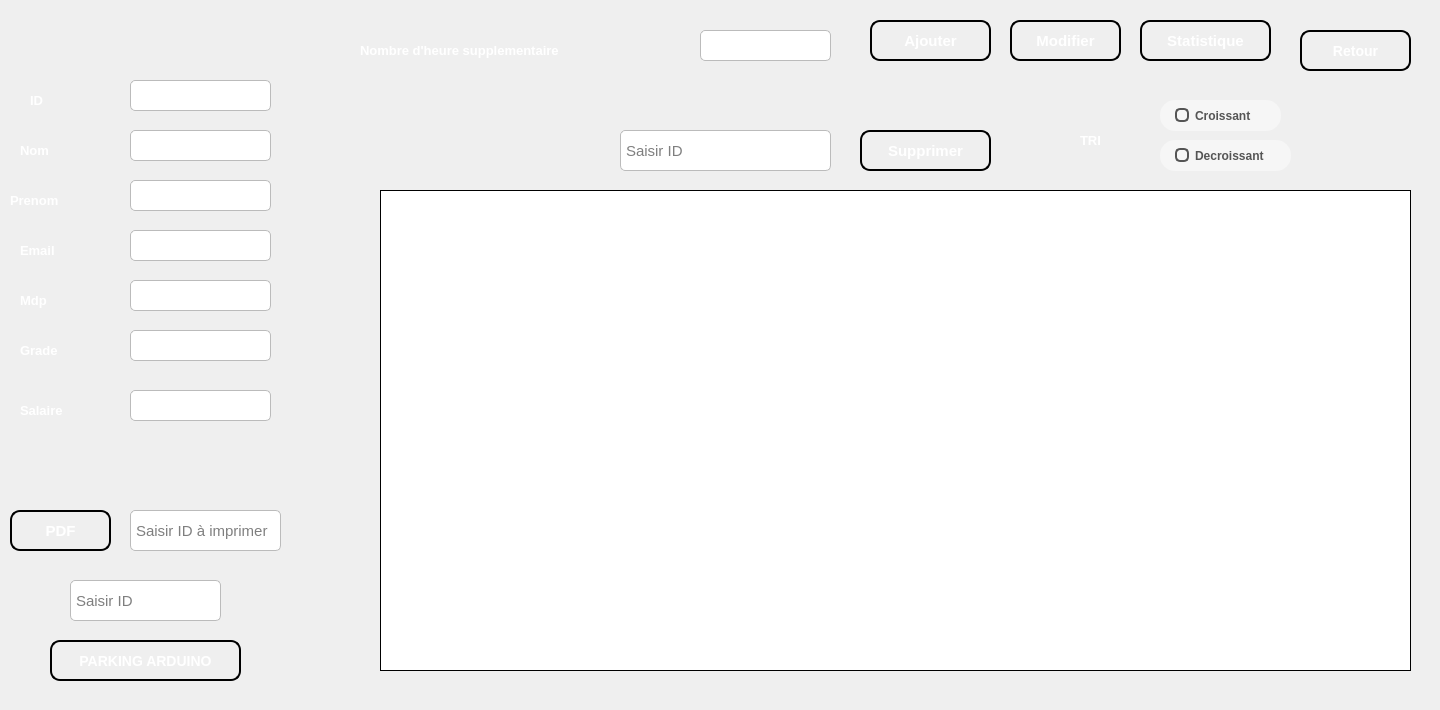
    <widget class="QWidget" name="page">
     <widget class="QLabel" name="label_2">
      <property name="geometry">
       <rect>
        <x>30</x>
        <y>80</y>
        <width>56</width>
        <height>41</height>
       </rect>
      </property>
      <property name="styleSheet">
       <string notr="true">background-color:rgba(0,0,0,0);
color: rgb(255, 255, 255);
border-color:rgba(0,0,0,0);</string>
      </property>
      <property name="text">
       <string>&lt;html&gt;&lt;head/&gt;&lt;body&gt;&lt;p&gt;&lt;span style=&quot; font-size:10pt; font-weight:600;&quot;&gt;ID&lt;/span&gt;&lt;/p&gt;&lt;/body&gt;&lt;/html&gt;</string>
      </property>
     </widget>
     <widget class="QLineEdit" name="lineEdit_id">
      <property name="geometry">
       <rect>
        <x>130</x>
        <y>80</y>
        <width>141</width>
        <height>31</height>
       </rect>
      </property>
      <property name="styleSheet">
       <string notr="true">QLineEdit {
    background-color: #FFFFFF;
    border: 1px solid #BBBBBB;
    border-radius: 5px;
    padding: 3px;
    font-size: 15px;
    font-family: &quot;Arial&quot;;
}

QLineEdit:focus {
    border: 2px solid #0000FF;
    background-color: #F0F0F0;
}</string>
      </property>
     </widget>
     <widget class="QLabel" name="label_9">
      <property name="geometry">
       <rect>
        <x>20</x>
        <y>130</y>
        <width>61</width>
        <height>41</height>
       </rect>
      </property>
      <property name="styleSheet">
       <string notr="true">background-color:rgba(0,0,0,0);
color: rgb(255, 255, 255);
border-color:rgba(0,0,0,0);</string>
      </property>
      <property name="text">
       <string>&lt;html&gt;&lt;head/&gt;&lt;body&gt;&lt;p&gt;&lt;span style=&quot; font-size:10pt; font-weight:600;&quot;&gt;Nom&lt;/span&gt;&lt;/p&gt;&lt;/body&gt;&lt;/html&gt;</string>
      </property>
     </widget>
     <widget class="QLineEdit" name="lineEdit_n">
      <property name="geometry">
       <rect>
        <x>130</x>
        <y>130</y>
        <width>141</width>
        <height>31</height>
       </rect>
      </property>
      <property name="styleSheet">
       <string notr="true">QLineEdit {
    background-color: #FFFFFF;
    border: 1px solid #BBBBBB;
    border-radius: 5px;
    padding: 3px;
    font-size: 15px;
    font-family: &quot;Arial&quot;;
}

QLineEdit:focus {
    border: 2px solid #0000FF;
    background-color: #F0F0F0;
}</string>
      </property>
     </widget>
     <widget class="QLineEdit" name="lineEdit_p">
      <property name="geometry">
       <rect>
        <x>130</x>
        <y>180</y>
        <width>141</width>
        <height>31</height>
       </rect>
      </property>
      <property name="styleSheet">
       <string notr="true">QLineEdit {
    background-color: #FFFFFF;
    border: 1px solid #BBBBBB;
    border-radius: 5px;
    padding: 3px;
    font-size: 15px;
    font-family: &quot;Arial&quot;;
}

QLineEdit:focus {
    border: 2px solid #0000FF;
    background-color: #F0F0F0;
}</string>
      </property>
     </widget>
     <widget class="QLabel" name="label_10">
      <property name="geometry">
       <rect>
        <x>10</x>
        <y>180</y>
        <width>101</width>
        <height>41</height>
       </rect>
      </property>
      <property name="styleSheet">
       <string notr="true">background-color:rgba(0,0,0,0);
color: rgb(255, 255, 255);
border-color:rgba(0,0,0,0);</string>
      </property>
      <property name="text">
       <string>&lt;html&gt;&lt;head/&gt;&lt;body&gt;&lt;p&gt;&lt;span style=&quot; font-size:10pt; font-weight:600;&quot;&gt;Prenom&lt;/span&gt;&lt;/p&gt;&lt;/body&gt;&lt;/html&gt;</string>
      </property>
     </widget>
     <widget class="QLineEdit" name="lineEdit_em">
      <property name="geometry">
       <rect>
        <x>130</x>
        <y>230</y>
        <width>141</width>
        <height>31</height>
       </rect>
      </property>
      <property name="styleSheet">
       <string notr="true">QLineEdit {
    background-color: #FFFFFF;
    border: 1px solid #BBBBBB;
    border-radius: 5px;
    padding: 3px;
    font-size: 15px;
    font-family: &quot;Arial&quot;;
}

QLineEdit:focus {
    border: 2px solid #0000FF;
    background-color: #F0F0F0;
}</string>
      </property>
     </widget>
     <widget class="QLineEdit" name="lineEdit_mdp">
      <property name="geometry">
       <rect>
        <x>130</x>
        <y>280</y>
        <width>141</width>
        <height>31</height>
       </rect>
      </property>
      <property name="styleSheet">
       <string notr="true">QLineEdit {
    background-color: #FFFFFF;
    border: 1px solid #BBBBBB;
    border-radius: 5px;
    padding: 3px;
    font-size: 15px;
    font-family: &quot;Arial&quot;;
}

QLineEdit:focus {
    border: 2px solid #0000FF;
    background-color: #F0F0F0;
}</string>
      </property>
     </widget>
     <widget class="QLabel" name="label_11">
      <property name="geometry">
       <rect>
        <x>20</x>
        <y>230</y>
        <width>81</width>
        <height>41</height>
       </rect>
      </property>
      <property name="styleSheet">
       <string notr="true">background-color:rgba(0,0,0,0);
color: rgb(255, 255, 255);
border-color:rgba(0,0,0,0);</string>
      </property>
      <property name="text">
       <string>&lt;html&gt;&lt;head/&gt;&lt;body&gt;&lt;p&gt;&lt;span style=&quot; font-size:10pt; font-weight:600;&quot;&gt;Email&lt;/span&gt;&lt;/p&gt;&lt;/body&gt;&lt;/html&gt;</string>
      </property>
     </widget>
     <widget class="QLabel" name="label_12">
      <property name="geometry">
       <rect>
        <x>20</x>
        <y>280</y>
        <width>71</width>
        <height>41</height>
       </rect>
      </property>
      <property name="styleSheet">
       <string notr="true">background-color:rgba(0,0,0,0);
color: rgb(255, 255, 255);
border-color:rgba(0,0,0,0);</string>
      </property>
      <property name="text">
       <string>&lt;html&gt;&lt;head/&gt;&lt;body&gt;&lt;p&gt;&lt;span style=&quot; font-size:10pt; font-weight:600;&quot;&gt;Mdp&lt;/span&gt;&lt;/p&gt;&lt;/body&gt;&lt;/html&gt;</string>
      </property>
     </widget>
     <widget class="QLineEdit" name="lineEdit_g">
      <property name="geometry">
       <rect>
        <x>130</x>
        <y>330</y>
        <width>141</width>
        <height>31</height>
       </rect>
      </property>
      <property name="styleSheet">
       <string notr="true">QLineEdit {
    background-color: #FFFFFF;
    border: 1px solid #BBBBBB;
    border-radius: 5px;
    padding: 3px;
    font-size: 15px;
    font-family: &quot;Arial&quot;;
}

QLineEdit:focus {
    border: 2px solid #0000FF;
    background-color: #F0F0F0;
}</string>
      </property>
     </widget>
     <widget class="QLabel" name="label_14">
      <property name="geometry">
       <rect>
        <x>20</x>
        <y>330</y>
        <width>81</width>
        <height>41</height>
       </rect>
      </property>
      <property name="styleSheet">
       <string notr="true">background-color:rgba(0,0,0,0);
color: rgb(255, 255, 255);
border-color:rgba(0,0,0,0);</string>
      </property>
      <property name="text">
       <string>&lt;html&gt;&lt;head/&gt;&lt;body&gt;&lt;p&gt;&lt;span style=&quot; font-size:10pt; font-weight:600;&quot;&gt;Grade&lt;/span&gt;&lt;/p&gt;&lt;/body&gt;&lt;/html&gt;</string>
      </property>
     </widget>
     <widget class="QLineEdit" name="lineEdit_s">
      <property name="geometry">
       <rect>
        <x>130</x>
        <y>390</y>
        <width>141</width>
        <height>31</height>
       </rect>
      </property>
      <property name="styleSheet">
       <string notr="true">QLineEdit {
    background-color: #FFFFFF;
    border: 1px solid #BBBBBB;
    border-radius: 5px;
    padding: 3px;
    font-size: 15px;
    font-family: &quot;Arial&quot;;
}

QLineEdit:focus {
    border: 2px solid #0000FF;
    background-color: #F0F0F0;
}</string>
      </property>
     </widget>
     <widget class="QLabel" name="label_15">
      <property name="geometry">
       <rect>
        <x>20</x>
        <y>390</y>
        <width>91</width>
        <height>41</height>
       </rect>
      </property>
      <property name="styleSheet">
       <string notr="true">background-color:rgba(0,0,0,0);
color: rgb(255, 255, 255);
border-color:rgba(0,0,0,0);</string>
      </property>
      <property name="text">
       <string>&lt;html&gt;&lt;head/&gt;&lt;body&gt;&lt;p&gt;&lt;span style=&quot; font-size:10pt; font-weight:600;&quot;&gt;Salaire&lt;/span&gt;&lt;/p&gt;&lt;/body&gt;&lt;/html&gt;</string>
      </property>
     </widget>
     <widget class="QLabel" name="label_16">
      <property name="geometry">
       <rect>
        <x>360</x>
        <y>30</y>
        <width>301</width>
        <height>41</height>
       </rect>
      </property>
      <property name="styleSheet">
       <string notr="true">background-color:rgba(0,0,0,0);
color: rgb(255, 255, 255);
border-color:rgba(0,0,0,0);</string>
      </property>
      <property name="text">
       <string>&lt;html&gt;&lt;head/&gt;&lt;body&gt;&lt;p&gt;&lt;span style=&quot; font-size:10pt; font-weight:600;&quot;&gt;Nombre d'heure supplementaire&lt;/span&gt;&lt;/p&gt;&lt;/body&gt;&lt;/html&gt;</string>
      </property>
     </widget>
     <widget class="QLineEdit" name="lineEdit_sup">
      <property name="geometry">
       <rect>
        <x>700</x>
        <y>30</y>
        <width>131</width>
        <height>31</height>
       </rect>
      </property>
      <property name="styleSheet">
       <string notr="true">QLineEdit {
    background-color: #FFFFFF;
    border: 1px solid #BBBBBB;
    border-radius: 5px;
    padding: 3px;
    font-size: 15px;
    font-family: &quot;Arial&quot;;
}

QLineEdit:focus {
    border: 2px solid #0000FF;
    background-color: #F0F0F0;
}</string>
      </property>
     </widget>
     <widget class="QTableView" name="tableView_employe">
      <property name="geometry">
       <rect>
        <x>380</x>
        <y>190</y>
        <width>1031</width>
        <height>481</height>
       </rect>
      </property>
      <property name="styleSheet">
       <string notr="true">QTableView {
    background-color: white;
    border: 1px solid black;
    font-size: 14px;
    selection-background-color: blue; /* set selection background color to blue */
}

QHeaderView::section {
    background-color: white;
    color: black;
    font-weight: bold;
    padding: 5px;
    text-align: left;
    height: 40px;
}

QTableView::item {
    border-bottom: 1px solid black;
    padding: 5px;
}</string>
      </property>
     </widget>
     <widget class="QLineEdit" name="lineEdit_recherche_supprimer_employe">
      <property name="geometry">
       <rect>
        <x>620</x>
        <y>130</y>
        <width>211</width>
        <height>41</height>
       </rect>
      </property>
      <property name="styleSheet">
       <string notr="true">QLineEdit {
    background-color: #FFFFFF;
    border: 1px solid #BBBBBB;
    border-radius: 5px;
    padding: 3px;
    font-size: 15px;
    font-family: &quot;Arial&quot;;
}

QLineEdit:focus {
    border: 2px solid #0000FF;
    background-color: #F0F0F0;
}
</string>
      </property>
      <property name="placeholderText">
       <string>Saisir ID</string>
      </property>
     </widget>
     <widget class="QPushButton" name="boutton_ajouter_employe">
      <property name="geometry">
       <rect>
        <x>870</x>
        <y>20</y>
        <width>121</width>
        <height>41</height>
       </rect>
      </property>
      <property name="styleSheet">
       <string notr="true">QPushButton {
    background: qlineargradient(x1: 0, y1: 0, x2: 0, y2: 1,
                                stop: 0 #1c3087, stop: 1 #1c3087);
    border: 2px solid #000000;
    border-radius: 10px;
    padding: 10px;
    color: white;
    font-size: 15px;
    font-weight: bold;
    text-align: center;
}

QPushButton:hover {
    background: qlineargradient(x1: 0, y1: 0, x2: 0, y2: 1,
                                stop: 0 #bd9a06, stop: 1 #deb60d);
    cursor: pointer;
    box-shadow: 0px 0px 5px #004040;
}

QPushButton:pressed {
    background: qlineargradient(x1: 0, y1: 0, x2: 0, y2: 1,
                                stop: 0 #004080, stop: 1 #002040);
}</string>
      </property>
      <property name="text">
       <string>Ajouter</string>
      </property>
      <property name="icon">
       <iconset>
        <normaloff>../image QT/992651.png</normaloff>../image QT/992651.png</iconset>
      </property>
      <property name="iconSize">
       <size>
        <width>30</width>
        <height>20</height>
       </size>
      </property>
     </widget>
     <widget class="QPushButton" name="boutton_supprimer_employe">
      <property name="geometry">
       <rect>
        <x>860</x>
        <y>130</y>
        <width>131</width>
        <height>41</height>
       </rect>
      </property>
      <property name="styleSheet">
       <string notr="true">QPushButton {
    background: qlineargradient(x1: 0, y1: 0, x2: 0, y2: 1,
                                stop: 0 #1c3087, stop: 1 #1c3087);
    border: 2px solid #000000;
    border-radius: 10px;
    padding: 10px;
    color: white;
    font-size: 15px;
    font-weight: bold;
    text-align: center;
}

QPushButton:hover {
    background: qlineargradient(x1: 0, y1: 0, x2: 0, y2: 1,
                                stop: 0 #bd9a06, stop: 1 #deb60d);
    cursor: pointer;
    box-shadow: 0px 0px 5px #004040;
}

QPushButton:pressed {
    background: qlineargradient(x1: 0, y1: 0, x2: 0, y2: 1,
                                stop: 0 #004080, stop: 1 #002040);
}</string>
      </property>
      <property name="text">
       <string>Supprimer</string>
      </property>
      <property name="icon">
       <iconset>
        <normaloff>../image QT/6467134.png</normaloff>../image QT/6467134.png</iconset>
      </property>
      <property name="iconSize">
       <size>
        <width>23</width>
        <height>30</height>
       </size>
      </property>
     </widget>
     <widget class="QPushButton" name="boutton_modifier_employe">
      <property name="geometry">
       <rect>
        <x>1010</x>
        <y>20</y>
        <width>111</width>
        <height>41</height>
       </rect>
      </property>
      <property name="styleSheet">
       <string notr="true">QPushButton {
    background: qlineargradient(x1: 0, y1: 0, x2: 0, y2: 1,
                                stop: 0 #1c3087, stop: 1 #1c3087);
    border: 2px solid #000000;
    border-radius: 10px;
    padding: 10px;
    color: white;
    font-size: 15px;
    font-weight: bold;
    text-align: center;
}

QPushButton:hover {
    background: qlineargradient(x1: 0, y1: 0, x2: 0, y2: 1,
                                stop: 0 #bd9a06, stop: 1 #deb60d);
    cursor: pointer;
    box-shadow: 0px 0px 5px #004040;
}

QPushButton:pressed {
    background: qlineargradient(x1: 0, y1: 0, x2: 0, y2: 1,
                                stop: 0 #004080, stop: 1 #002040);
}</string>
      </property>
      <property name="text">
       <string>Modifier</string>
      </property>
      <property name="icon">
       <iconset>
        <normaloff>../image QT/2040995.png</normaloff>../image QT/2040995.png</iconset>
      </property>
      <property name="iconSize">
       <size>
        <width>23</width>
        <height>30</height>
       </size>
      </property>
     </widget>
     <widget class="QPushButton" name="boutton_PDF_employe">
      <property name="geometry">
       <rect>
        <x>10</x>
        <y>510</y>
        <width>101</width>
        <height>41</height>
       </rect>
      </property>
      <property name="styleSheet">
       <string notr="true">QPushButton {
    background: qlineargradient(x1: 0, y1: 0, x2: 0, y2: 1,
                                stop: 0 #1c3087, stop: 1 #1c3087);
    border: 2px solid #000000;
    border-radius: 10px;
    padding: 10px;
    color: white;
    font-size: 15px;
    font-weight: bold;
    text-align: center;
}

QPushButton:hover {
    background: qlineargradient(x1: 0, y1: 0, x2: 0, y2: 1,
                                stop: 0 #bd9a06, stop: 1 #deb60d);
    cursor: pointer;
    box-shadow: 0px 0px 5px #004040;
}

QPushButton:pressed {
    background: qlineargradient(x1: 0, y1: 0, x2: 0, y2: 1,
                                stop: 0 #004080, stop: 1 #002040);
}</string>
      </property>
      <property name="text">
       <string>PDF</string>
      </property>
      <property name="icon">
       <iconset>
        <normaloff>../image QT/PDF_file_icon.svg.png</normaloff>../image QT/PDF_file_icon.svg.png</iconset>
      </property>
      <property name="iconSize">
       <size>
        <width>20</width>
        <height>35</height>
       </size>
      </property>
     </widget>
     <widget class="QPushButton" name="boutton_statistique_employe">
      <property name="geometry">
       <rect>
        <x>1140</x>
        <y>20</y>
        <width>131</width>
        <height>41</height>
       </rect>
      </property>
      <property name="styleSheet">
       <string notr="true">QPushButton {
    background: qlineargradient(x1: 0, y1: 0, x2: 0, y2: 1,
                                stop: 0 #1c3087, stop: 1 #1c3087);
    border: 2px solid #000000;
    border-radius: 10px;
    padding: 10px;
    color: white;
    font-size: 15px;
    font-weight: bold;
    text-align: center;
}

QPushButton:hover {
    background: qlineargradient(x1: 0, y1: 0, x2: 0, y2: 1,
                                stop: 0 #bd9a06, stop: 1 #deb60d);
    cursor: pointer;
    box-shadow: 0px 0px 5px #004040;
}

QPushButton:pressed {
    background: qlineargradient(x1: 0, y1: 0, x2: 0, y2: 1,
                                stop: 0 #004080, stop: 1 #002040);
}</string>
      </property>
      <property name="text">
       <string>Statistique</string>
      </property>
      <property name="icon">
       <iconset>
        <normaloff>../image QT/4252963.png</normaloff>../image QT/4252963.png</iconset>
      </property>
      <property name="iconSize">
       <size>
        <width>30</width>
        <height>20</height>
       </size>
      </property>
     </widget>
     <widget class="QPushButton" name="boutton_retour_employe">
      <property name="geometry">
       <rect>
        <x>1300</x>
        <y>30</y>
        <width>111</width>
        <height>41</height>
       </rect>
      </property>
      <property name="styleSheet">
       <string notr="true">QPushButton {
    background: qlineargradient(x1: 0, y1: 0, x2: 0, y2: 1,
                                stop: 0 #04c8d6, stop: 1 #04c8d6);
    border: 2px solid #000000;
    border-radius: 10px;
    padding: 10px;
	
	
    color: white;
    font-size: 14px;
    font-weight: bold;
    text-align: center;
}

QPushButton:hover {
    background: qlineargradient(x1: 0, y1: 0, x2: 0, y2: 1,
                                stop: 0 #50faf7, stop: 1 #50faf7);
    cursor: pointer;
    box-shadow: 0px 0px 5px #004040;
}

QPushButton:pressed {
    background: qlineargradient(x1: 0, y1: 0, x2: 0, y2: 1,
                                stop: 0 #004080, stop: 1 #002040);
}</string>
      </property>
      <property name="text">
       <string>Retour</string>
      </property>
      <property name="icon">
       <iconset>
        <normaloff>../image QT/122637.png</normaloff>../image QT/122637.png</iconset>
      </property>
      <property name="iconSize">
       <size>
        <width>30</width>
        <height>23</height>
       </size>
      </property>
     </widget>
     <widget class="QRadioButton" name="radioButton_decroissant_employe">
      <property name="geometry">
       <rect>
        <x>1160</x>
        <y>140</y>
        <width>141</width>
        <height>41</height>
       </rect>
      </property>
      <property name="styleSheet">
       <string notr="true">QRadioButton {
  border: none;
  color: #555555;
  font-weight: bold;
  padding: 6px 15px;
  border-radius: 15px;
  background-color: #f6f6f6;
  margin-right: 10px;
  margin-bottom: 10px;
}

QRadioButton::indicator {
  width: 10px;
  height: 10px;
  border: 2px solid #555555;
  border-radius: 5px;
  background-color: #f6f6f6;
}

QRadioButton::indicator:checked {
  background-color: #555555;
}</string>
      </property>
      <property name="text">
       <string>Decroissant</string>
      </property>
     </widget>
     <widget class="QRadioButton" name="radioButton_croissant_employe">
      <property name="geometry">
       <rect>
        <x>1160</x>
        <y>100</y>
        <width>131</width>
        <height>41</height>
       </rect>
      </property>
      <property name="styleSheet">
       <string notr="true">QRadioButton {
  border: none;
  color: #555555;
  font-weight: bold;
  padding: 6px 15px;
  border-radius: 15px;
  background-color: #f6f6f6;
  margin-right: 10px;
  margin-bottom: 10px;
}

QRadioButton::indicator {
  width: 10px;
  height: 10px;
  border: 2px solid #555555;
  border-radius: 5px;
  background-color: #f6f6f6;
}

QRadioButton::indicator:checked {
  background-color: #555555;
}</string>
      </property>
      <property name="text">
       <string>Croissant</string>
      </property>
     </widget>
     <widget class="QLabel" name="label_27">
      <property name="geometry">
       <rect>
        <x>1080</x>
        <y>120</y>
        <width>71</width>
        <height>41</height>
       </rect>
      </property>
      <property name="styleSheet">
       <string notr="true">background-color:rgba(0,0,0,0);
color: rgb(255, 255, 255);
border-color:rgba(0,0,0,0);</string>
      </property>
      <property name="text">
       <string>&lt;html&gt;&lt;head/&gt;&lt;body&gt;&lt;p&gt;&lt;span style=&quot; font-size:10pt; font-weight:600;&quot;&gt;TRI&lt;/span&gt;&lt;/p&gt;&lt;/body&gt;&lt;/html&gt;</string>
      </property>
     </widget>
     <widget class="QLineEdit" name="lineEdit_id_imprimer">
      <property name="geometry">
       <rect>
        <x>130</x>
        <y>510</y>
        <width>151</width>
        <height>41</height>
       </rect>
      </property>
      <property name="styleSheet">
       <string notr="true">QLineEdit {
    background-color: #FFFFFF;
    border: 1px solid #BBBBBB;
    border-radius: 5px;
    padding: 3px;
    font-size: 15px;
    font-family: &quot;Arial&quot;;
}

QLineEdit:focus {
    border: 2px solid #0000FF;
    background-color: #F0F0F0;
}</string>
      </property>
      <property name="placeholderText">
       <string>Saisir ID à imprimer</string>
      </property>
     </widget>
     <widget class="QLineEdit" name="lineEdit_id_employe_arduino">
      <property name="geometry">
       <rect>
        <x>70</x>
        <y>580</y>
        <width>151</width>
        <height>41</height>
       </rect>
      </property>
      <property name="styleSheet">
       <string notr="true">QLineEdit {
    background-color: #FFFFFF;
    border: 1px solid #BBBBBB;
    border-radius: 5px;
    padding: 3px;
    font-size: 15px;
    font-family: &quot;Arial&quot;;
}

QLineEdit:focus {
    border: 2px solid #0000FF;
    background-color: #F0F0F0;
}</string>
      </property>
      <property name="placeholderText">
       <string>Saisir ID</string>
      </property>
     </widget>
     <widget class="QPushButton" name="boutton_parking_adruino">
      <property name="geometry">
       <rect>
        <x>50</x>
        <y>640</y>
        <width>191</width>
        <height>41</height>
       </rect>
      </property>
      <property name="styleSheet">
       <string notr="true">QPushButton {
    background: qlineargradient(x1: 0, y1: 0, x2: 0, y2: 1,
                                stop: 0 #04c8d6, stop: 1 #04c8d6);
    border: 2px solid #000000;
    border-radius: 10px;
    padding: 10px;
	
	
    color: white;
    font-size: 14px;
    font-weight: bold;
    text-align: center;
}

QPushButton:hover {
    background: qlineargradient(x1: 0, y1: 0, x2: 0, y2: 1,
                                stop: 0 #50faf7, stop: 1 #50faf7);
    cursor: pointer;
    box-shadow: 0px 0px 5px #004040;
}

QPushButton:pressed {
    background: qlineargradient(x1: 0, y1: 0, x2: 0, y2: 1,
                                stop: 0 #004080, stop: 1 #002040);
}</string>
      </property>
      <property name="text">
       <string>PARKING ARDUINO</string>
      </property>
      <property name="icon">
       <iconset>
        <normaloff>../image QT/1200px-Parking_icon.svg.png</normaloff>../image QT/1200px-Parking_icon.svg.png</iconset>
      </property>
      <property name="iconSize">
       <size>
        <width>20</width>
        <height>30</height>
       </size>
      </property>
     </widget>
     <widget class="QLabel" name="label_59">
      <property name="geometry">
       <rect>
        <x>0</x>
        <y>0</y>
        <width>1431</width>
        <height>701</height>
       </rect>
      </property>
      <property name="text">
       <string/>
      </property>
      <property name="pixmap">
       <pixmap>../image QT/Screenshot_1.png</pixmap>
      </property>
     </widget>
     <zorder>label_59</zorder>
     <zorder>label_2</zorder>
     <zorder>lineEdit_id</zorder>
     <zorder>label_9</zorder>
     <zorder>lineEdit_n</zorder>
     <zorder>lineEdit_p</zorder>
     <zorder>label_10</zorder>
     <zorder>lineEdit_em</zorder>
     <zorder>lineEdit_mdp</zorder>
     <zorder>label_11</zorder>
     <zorder>label_12</zorder>
     <zorder>lineEdit_g</zorder>
     <zorder>label_14</zorder>
     <zorder>lineEdit_s</zorder>
     <zorder>label_15</zorder>
     <zorder>label_16</zorder>
     <zorder>lineEdit_sup</zorder>
     <zorder>tableView_employe</zorder>
     <zorder>lineEdit_recherche_supprimer_employe</zorder>
     <zorder>boutton_ajouter_employe</zorder>
     <zorder>boutton_supprimer_employe</zorder>
     <zorder>boutton_modifier_employe</zorder>
     <zorder>boutton_PDF_employe</zorder>
     <zorder>boutton_statistique_employe</zorder>
     <zorder>boutton_retour_employe</zorder>
     <zorder>radioButton_decroissant_employe</zorder>
     <zorder>radioButton_croissant_employe</zorder>
     <zorder>label_27</zorder>
     <zorder>lineEdit_id_imprimer</zorder>
     <zorder>lineEdit_id_employe_arduino</zorder>
     <zorder>boutton_parking_adruino</zorder>
    </widget>
